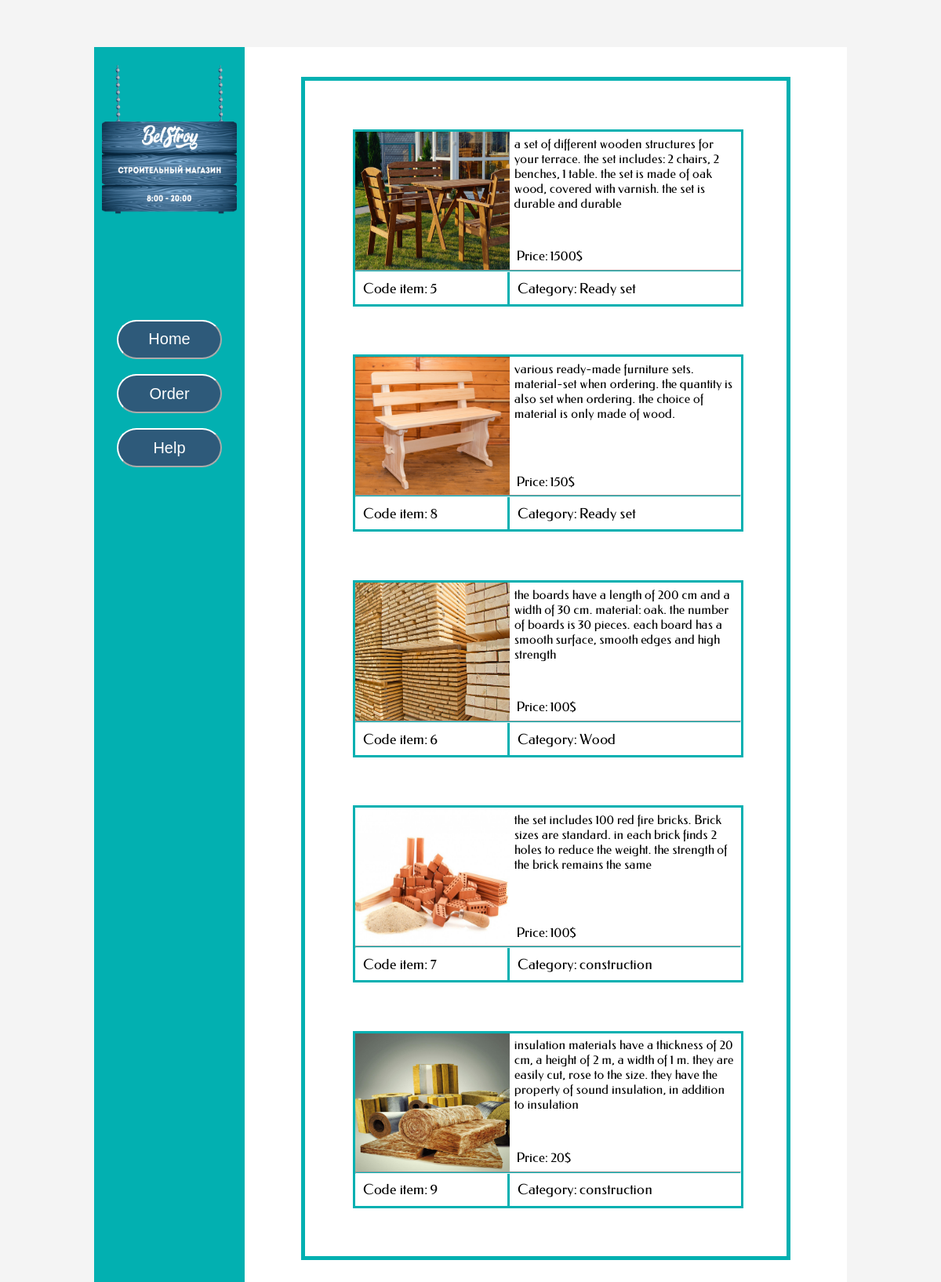
The page /trpo/goods/ on the database its author committed.
### trpo/models.py (models this page shows, shortened)
class Goods(models.Model):
    photo = models.ImageField(upload_to='trpo')#, verbose_name='Фото')
    about_product = models.CharField(max_length=280)#, verbose_name='О продукте')
    price = models.IntegerField(default=0)#, verbose_name='Цена')
    category = models.CharField(max_length=20, choices=[('Ready set', 'Ready set'), ('Set', 'Set'), ('Wood', 'Wood'), ('Construction', 'Construction')])#, verbose_name='Категория')
    class Meta:
        ordering = ('category', 'id')
        verbose_name = 'Товар'
        verbose_name_plural = 'Товары'

### trpo/views.py (the view)
# urls.py: path('goods/', views.Goods.as_view(), name='goods'),
class Goods(ListView):
    model = Goods
    context_object_name = 'Goods'
    template_name = 'trpo/items.html'

### trpo/templates/trpo/items.html (shortened to what this page needs)
{% load static %}
<!DOCTYPE html>
<html lang="en">
<head>
    <link rel="stylesheet" href = "{% static 'trpo/css/index.css' %}">
    <link rel="stylesheet" href = "{% static 'trpo/css/items.css' %}">
    <link rel="stylesheet" href = "{% static 'trpo/css/font.css' %}">
</head>
<body>
    <div class="main">
        <div class="header">
            <img class="logo" src="{% static 'trpo/img/logo.png' %}" alt="">
            <div class="menu">
                <a href="{% url 'index' %}"><button class="btn">Home</button></a>
                <a href="{% url 'order' %}"><button class="btn">Order</button></a>
                <a href="{% url 'help' %}"><button class="btn">Help</button></a>
            </div>
        </div>
        <div class="content">
            <div class="frame">
                {% for item in Goods %}
                <div class="product" style="font-family: 'font';">
                    <div class="information">
                        <img class="photo" src="{{ item.photo.url }}" alt="">
                        <div class="description">
                            <div class="about_product">
                                {{ item.about_product }}
                            </div>
                            <div class="price">
                                Price: {{ item.price }}$
                            </div>
                        </div>
                    </div>
                    <hr class="hr">
                    <div class="search">
                    <div class="code">
                        Code item: {{ item.id }}
                    </div>
                    <div class="category">
                        Category: {{ item.category }}
                    </div>
                    </div>
                </div>
                {% endfor %}
            </div>
        </div>
    </div>
</body>
</html>

### trpo/static/trpo/css/index.css (style rules this page uses)
* { margin: 0; padding: 0; }
body { background: #f4f4f4; }
a { text-decoration: none; }
.main { width: 80%; height: auto; margin-left: 10%; margin-top: 5%; margin-bottom: 5%; background: #02b0b1; display: flex; }
.header { width: 16%; height: 500px; background: #02b0b1; position: fixed; -moz-user-select: none; -webkit-user-select: none; -ms-user-select: none; -o-user-select: none; user-select: none; }
.logo { width: 90%; height: 40%; margin-left: 5%; margin-top: 10%; }
.menu { width: 100%; height: 200px; margin-top: 60%; }
.btn { width: 70%; height: 50px; margin: 5%; margin-left: 15%; border-radius: 30px; background: #2e5a7a; font-size: 20px; color: white; border-color: white; -moz-user-select: none; -webkit-user-select: none; -ms-user-select: none; -o-user-select: none; user-select: none; }
.content { width: 80%; height: auto; background: white; margin-left: 20%; display: flex; justify-content: center; }
.frame { width: 80%; height: auto; margin: 5%; border: 5px solid #02b0b1; }

### trpo/static/trpo/css/items.css (style rules this page uses)
.product { width: 80%; height: 220px; margin: 10%; border: 3px solid #02b0b1; }
.information { width: 100%; height: 80%; display: flex; }
.photo { width: 40%; height: 100%; }
.description { width: 60%; height: 100%; }
.about_product { width: 96%; height: 76%; padding: 2%; overflow: hidden; }
.price { width: 94%; height: 98%; padding-left: 3%; padding-top: 1%; font-size: 17px; }
.hr { background: #02b0b1; height: 1px; }
.search { width: 100%; height: 20%; display: flex; }
.code { width: 38%; height: auto; padding: 2%; font-size: 18px; border-right: 3px solid #02b0b1; }
.category { width: 60%; height: 96%; padding: 2%; font-size: 18px; }

### rows shown on the page
Goods: photo (picture), about_product "a set of different wooden structures for your terrace. the set includes: 2 chairs, 2 benches, 1 table. the set is made of oak wood, covered with varnish. the set is durable and durable", price "1500", id "5", category "Ready set"
Goods: photo (picture), about_product "various ready-made furniture sets. material-set when ordering. the quantity is also set when ordering. the choice of material is only made of wood.", price "150", id "8", category "Ready set"
Goods: photo (picture), about_product "the boards have a length of 200 cm and a width of 30 cm. material: oak. the number of boards is 30 pieces. each board has a smooth surface, smooth edges and high strength", price "100", id "6", category "Wood"
Goods: photo (picture), about_product "the set includes 100 red fire bricks. Brick sizes are standard. in each brick finds 2 holes to reduce the weight. the strength of the brick remains the same", price "100", id "7", category "construction"
Goods: photo (picture), about_product "insulation materials have a thickness of 20 cm, a height of 2 m, a width of 1 m. they are easily cut, rose to the size. they have the property of sound insulation, in addition to insulation", price "20", id "9", category "construction"
